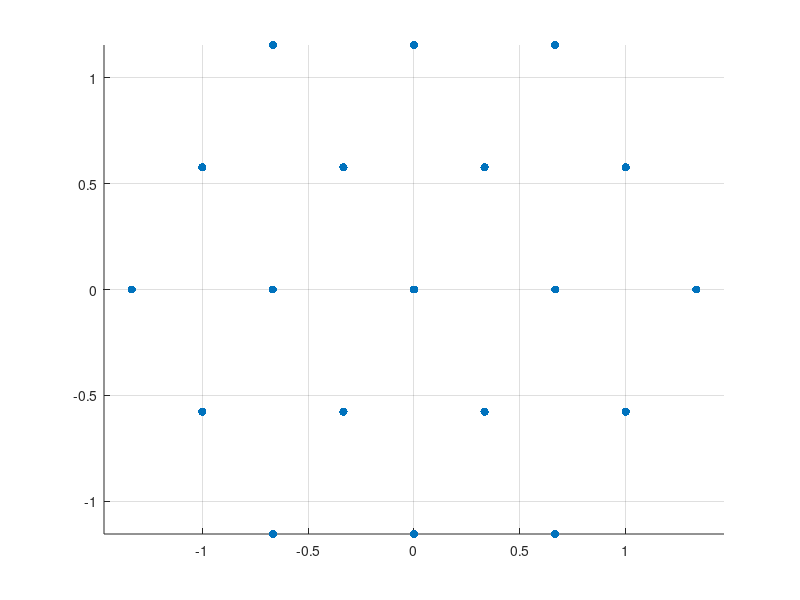
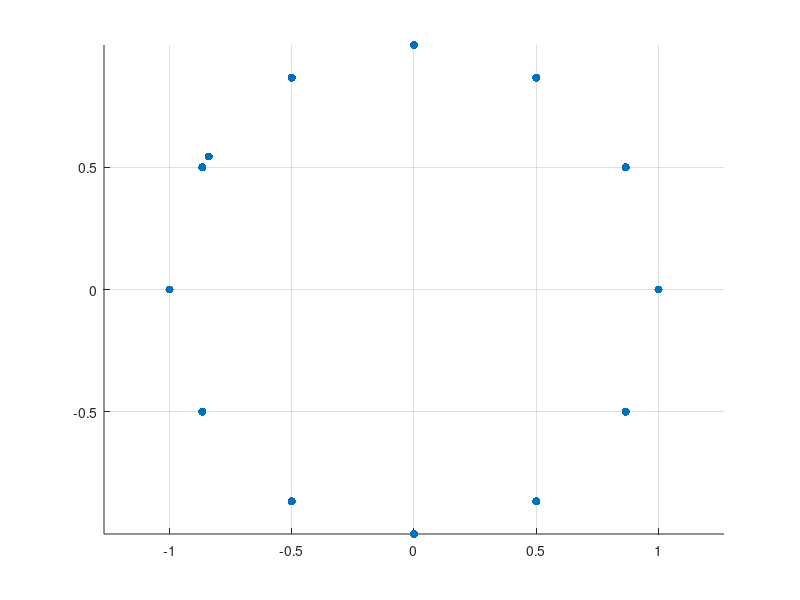

The MATLAB script that drew these images, in order:
clear all
close all
clc

idx = 1;
state_table_sa = zeros(1,3);
state_table_sb = zeros(1,3);
state_table_sc = zeros(1,3);
state_table_alpha = zeros(1,3);
state_table_beta = zeros(1,3);
angles  = zeros(1,27);
for sa = -1:1
    for sb = -1:1
        for sc = -1:1
            state_table_sa(:,idx) = sa;            
            state_table_sb(:,idx) = sb;            
            state_table_sc(:,idx) = sc;
            ua = sa;
            ub = sb;
            uc = sc;
            state_table_alpha(:,idx) = 2/3*(ua -1/2*ub -1/2*uc);
            state_table_beta(:,idx) = 2/3*(sqrt(3)/2*(ub - uc));
            idx = idx + 1;
       end
    end
end

for i = 1:27
    a = state_table_alpha(i);
    b = state_table_beta(i);
    if (abs(a) < 1e-3 && abs(b) < 1e-3)
        angles(:,i) = -10;
    else
        angle = atan2(b,a);
            if (angle < 0)
                angle = angle + 2*pi; 
            end
        angles(:,i) = angle;
    end
end

figure; scatter(state_table_alpha,state_table_beta,"filled"); axis("equal"); grid on
figure; scatter(cos(angles),sin(angles),"filled"); axis("equal"); grid on

alpha = 0.13;
beta = 0.23;
theta = atan2(beta,alpha);

idx_ge = -1;
min_ge_diff = 1e6;
for i = 1:27
    if (angles(i) < 0) 
        continue;
    else
        diff = angles(i) - theta;
        if (diff < 0) 
            diff = diff + 2*pi;
        end
        if (diff >= 0 && diff < min_ge_diff)
            min_ge_diff = diff;
            idx_ge = i;
        end
    end
end

idx_prev = -1;
if (idx_ge >= 0) 
    best_diff = 1e9;
    for i = 1:27
        if (angles(i) < 0) 
            continue;
        else
            diff = angles(idx_ge) - angles(i);
            if (diff < 0) 
                diff = diff + 2*pi;
            end
            if (diff > 0 && diff < best_diff)
                best_diff = diff;
                idx_prev = i;
            end
        end
    end
    if (idx_prev == -1)
            best_abs = 1e9;
            for i = 1:27
                if (angles(i) < 0) 
                    continue;
                else
                    d = abs(angles(i) - angles(idx_ge));
                    if (d < best_abs)
                        best_abs = d;
                        idx_prev = i;
                    end
                end
            end
    end
else
    idx_ge = 1;
    idx_prev = 2;
end

idx1 = idx_prev
idx2 = idx_ge

idx_all_neg = -1;
idx_all_pos = -1;
for i = 1:27
    if (state_table_sa(i) == -1 && state_table_sb(i) == -1 && state_table_sc(i) == -1)
        idx_all_neg = i;
    end
    if (state_table_sa(i) == 1 && state_table_sb(i) == 1 && state_table_sc(i) == 1)
        idx_all_pos = i;
    end
end



if (idx_all_neg >= 0)
    idx_zero = idx_all_neg;
else
    idx_zero = idx_all_pos;
end


idx_zero

v1x = state_table_alpha(idx1);
v1y = state_table_beta(idx1);
v2x = state_table_alpha(idx2);
v2y = state_table_beta(idx2);

det = v1x*v2y - v1y * v2x;

if (abs(det) < 1e-3)
    T1 = 0.5;
    T2 = 0.5;
else
    rhs_x = alpha;
    rhs_y = beta;
    T1 = ( rhs_x * v2y - rhs_y * v2x ) / det;
    T2 = (-rhs_x * v1y + rhs_y * v1x ) / det;
end

if (T1 < 0) 
   T1 = 0;
end
if (T2 < 0) 
   T2 = 0;
end
T0 = 1 - (T1 + T2);
if (T0 < 0) 
   T0 = 0;
end

T1
T2
T0

T1+T2+T0

   t1_out = T1;
   t2_out = T2;
   t0_out = T0;

   t0h = T0/2;
   seg_dur = [t0h, T1, T2, t0h];
   idx_seq = [idx_zero, idx1, idx2, idx_zero];
    
   Ta = 0; Tb = 0; Tc = 0;
    
   for s = 1:4
       id = idx_seq(s);
       dur = seg_dur(s);
   
       if (state_table_sa(id) == 1) 
           Ta = Ta + dur;
       end
       if (state_table_sb(id) == 1) 
           Tb = Tb + dur;
       end
       if (state_table_sc(id) == 1) 
           Tc = Tc + dur;
       end
   end
   
   d1 = Ta
   d2 = Tb
   d3 = Tc